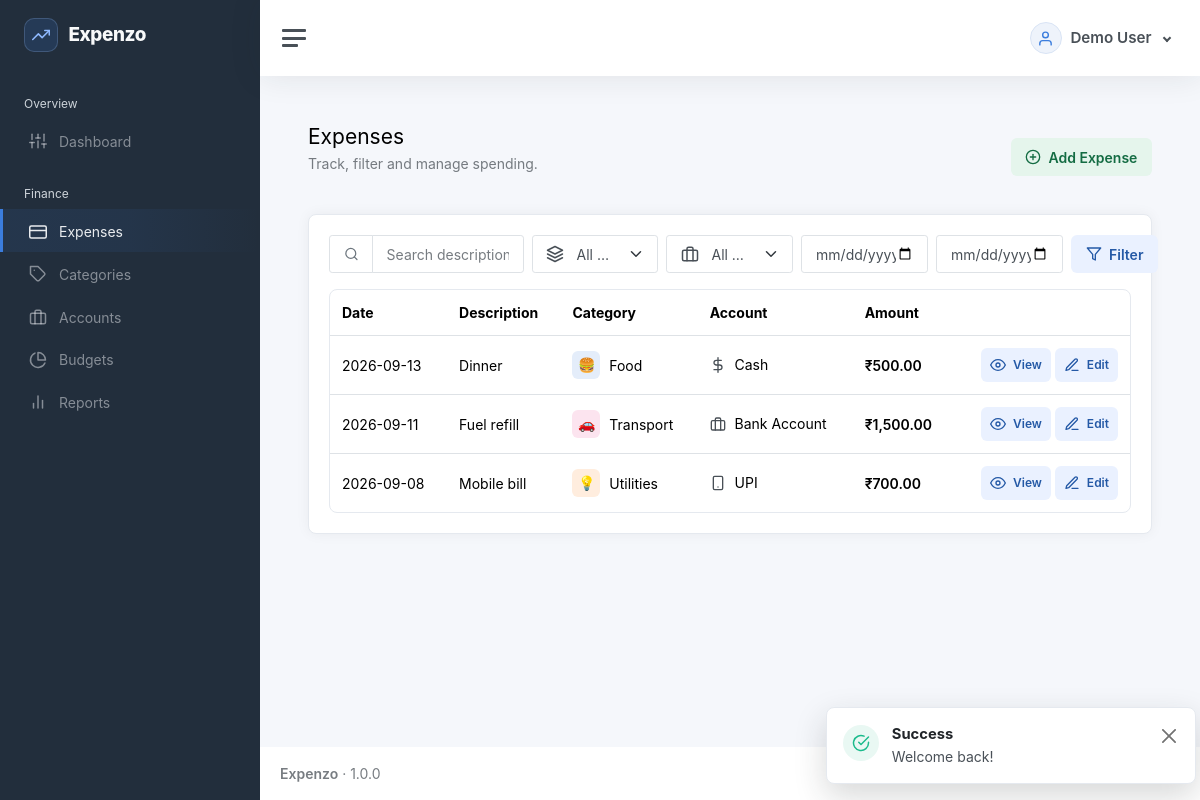
Screenshot of /expenses (signed in) with the database file from the repository.
### tables this page shows
CREATE TABLE users (
  id BIGINT UNSIGNED AUTO_INCREMENT PRIMARY KEY,
  name VARCHAR(120) NOT NULL,
  email VARCHAR(190) NOT NULL UNIQUE,
  password_hash VARCHAR(255) NOT NULL,
  status ENUM('active','inactive') NOT NULL DEFAULT 'active',
  created_at DATETIME NOT NULL DEFAULT CURRENT_TIMESTAMP,
  updated_at DATETIME NOT NULL DEFAULT CURRENT_TIMESTAMP ON UPDATE CURRENT_TIMESTAMP,
  INDEX idx_users_status(status)
);

CREATE TABLE expenses (
  id BIGINT UNSIGNED AUTO_INCREMENT PRIMARY KEY,
  user_id BIGINT UNSIGNED NOT NULL,
  amount DECIMAL(15,2) NOT NULL,
  expense_date DATE NOT NULL,
  category_id BIGINT UNSIGNED NOT NULL,
  account_id BIGINT UNSIGNED NOT NULL,
  description VARCHAR(255) NOT NULL,
  notes TEXT NULL,
  receipt_path VARCHAR(255) NULL,
  status ENUM('draft','posted','void') NOT NULL DEFAULT 'posted',
  created_at DATETIME NOT NULL DEFAULT CURRENT_TIMESTAMP,
  updated_at DATETIME NOT NULL DEFAULT CURRENT_TIMESTAMP ON UPDATE CURRENT_TIMESTAMP,
  INDEX idx_expenses_user_date(user_id, expense_date),
  INDEX idx_expenses_user_status(user_id, status),
  INDEX idx_expenses_category(category_id),
  INDEX idx_expenses_account(account_id),
  FOREIGN KEY(user_id) REFERENCES users(id) ON DELETE CASCADE,
  FOREIGN KEY(category_id) REFERENCES categories(id) ON DELETE RESTRICT,
  FOREIGN KEY(account_id) REFERENCES accounts(id) ON DELETE RESTRICT
);

CREATE TABLE categories (
  id BIGINT UNSIGNED AUTO_INCREMENT PRIMARY KEY,
  name VARCHAR(120) NOT NULL,
  description TEXT NULL,
  icon VARCHAR(80) NOT NULL DEFAULT 'tag',
  color VARCHAR(20) NOT NULL DEFAULT '#3b7ddd',
  status ENUM('active','inactive') NOT NULL DEFAULT 'active',
  owner_id BIGINT UNSIGNED NULL,
  owner_scope BIGINT UNSIGNED GENERATED ALWAYS AS (COALESCE(owner_id,0)) STORED,
  created_by BIGINT UNSIGNED NULL,
  created_at DATETIME NOT NULL DEFAULT CURRENT_TIMESTAMP,
  updated_at DATETIME NOT NULL DEFAULT CURRENT_TIMESTAMP ON UPDATE CURRENT_TIMESTAMP,
  UNIQUE KEY uq_categories_owner_name(owner_scope,name),
  INDEX idx_categories_status(status),
  INDEX idx_categories_owner_status(owner_id,status),
  FOREIGN KEY(owner_id) REFERENCES users(id) ON DELETE RESTRICT,
  FOREIGN KEY(created_by) REFERENCES users(id) ON DELETE SET NULL
);

CREATE TABLE accounts (
  id BIGINT UNSIGNED AUTO_INCREMENT PRIMARY KEY,
  user_id BIGINT UNSIGNED NOT NULL,
  name VARCHAR(120) NOT NULL,
  type VARCHAR(60) NOT NULL,
  opening_balance DECIMAL(15,2) NOT NULL DEFAULT 0,
  current_balance DECIMAL(15,2) NOT NULL DEFAULT 0,
  description TEXT NULL,
  status ENUM('active','inactive') NOT NULL DEFAULT 'active',
  created_at DATETIME NOT NULL DEFAULT CURRENT_TIMESTAMP,
  updated_at DATETIME NOT NULL DEFAULT CURRENT_TIMESTAMP ON UPDATE CURRENT_TIMESTAMP,
  UNIQUE KEY uq_accounts_user_name(user_id, name),
  INDEX idx_accounts_user_status(user_id, status),
  FOREIGN KEY(user_id) REFERENCES users(id) ON DELETE CASCADE
);

### resources/views/expenses/index.php (the view)
<div class="page-header"><div><h1 class="h3 mb-1">Expenses</h1><p class="text-muted">Track, filter and manage spending.</p></div><?php if(can('expenses.create')):?><a class="action-button action-button--success btn btn-primary" href="<?=url('expenses/create')?>"><i data-feather="plus-circle" aria-hidden="true"></i>Add Expense</a><?php endif;?></div><div class="card"><div class="card-body"><form class="row g-2 mb-3"><div class="col-md-3"><div class="input-group search-input-group"><span class="input-group-text"><i data-feather="search" aria-hidden="true"></i></span><input class="form-control" name="q" value="<?=e($f['q'])?>" placeholder="Search description"></div></div><div class="col-md-2"><select class="form-select" name="category_id"><option value="" data-icon="layers">All categories</option><?php foreach($categories as $c):?><option value="<?=$c['id']?>" data-icon="<?=e($c['display_icon'] ?? $c['icon'] ?? 'tag')?>" <?=selected($f['category_id'],$c['id'])?>><?=e($c['name'])?></option><?php endforeach;?></select></div><div class="col-md-2"><select class="form-select" name="account_id"><option value="" data-icon="briefcase">All accounts</option><?php foreach($accounts as $a):?><option value="<?=$a['id']?>" data-account-type="<?=e($a['type'] ?? '')?>" <?=selected($f['account_id'],$a['id'])?>><?=e($a['name'])?></option><?php endforeach;?></select></div><div class="col-md-2"><input type="date" class="form-control" name="from" value="<?=e($f['from'])?>"></div><div class="col-md-2"><input type="date" class="form-control" name="to" value="<?=e($f['to'])?>"></div><div class="col-md-1 d-grid"><button class="action-button action-button--primary btn btn-outline-primary"><i data-feather="filter" aria-hidden="true"></i>Filter</button></div></form><div class="table-responsive"><table class="table table-hover"><thead><tr><th>Date</th><th>Description</th><th>Category</th><th>Account</th><th>Amount</th><th></th></tr></thead><tbody><?php foreach($data['rows'] as $row):?><tr><td><?=e(display_date($row['expense_date']))?></td><td><?=e($row['description'])?></td><td><?=category_label($row['category_name'] ?? '', $row['category_icon'] ?? null, $row['category_color'] ?? null, $row['badge'] ?? null)?></td><td><?=account_type_label($row['account_type'] ?? '', $row['account_name'] ?? null)?></td><td class="fw-semibold"><?=money($row['amount'])?></td><td class="text-end"><a class="action-button action-button--primary btn btn-sm btn-outline-secondary" href="<?=url('expenses/'.$row['id'])?>"><i data-feather="eye" aria-hidden="true"></i>View</a> <?php if(can('expenses.edit') && (int)$row['user_id']===(int)auth_user()['id']):?><a class="action-button action-button--primary btn btn-sm btn-outline-primary" href="<?=url('expenses/'.$row['id'].'/edit')?>"><i data-feather="edit-3" aria-hidden="true"></i>Edit</a><?php endif;?></td></tr><?php endforeach;?><?php if(!$data['rows']):?><tr><td colspan="6" class="text-center text-muted py-5">No expenses found.</td></tr><?php endif;?></tbody></table></div><?php $total=$data['total'];$page=$data['page'];$per=$data['per']; require dirname(__DIR__).'/partials/pagination.php'; ?></div></div>

### app/Helpers/helpers.php (shortened to what the rows shown need)
<?php
function e(mixed $v):string{return htmlspecialchars((string)$v,ENT_QUOTES,'UTF-8');}
function url(string $path=''):string{$base=rtrim(str_replace('\\','/',dirname($_SERVER['SCRIPT_NAME']??'')),'/'); if($base==='/'||$base==='.')$base=''; return $base.'/'.ltrim($path,'/');}
function asset(string $path):string{
    $relative = ltrim($path, '/');
    $file = dirname(__DIR__,2).'/public/assets/'.$relative;
    return url('assets/'.$relative).(is_file($file) ? '?v='.filemtime($file) : '');
}
function auth_user():?array{return Session::get('user');}
function can(string $permission):bool{return in_array($permission,Session::get('permissions',[]),true);}
function app_setting(string $key, mixed $default = null): mixed
{
    static $settings = null;
    if ($settings === null) {
        $settings = [];
        try {
            $rows = \App\Core\Database::connection()->query('SELECT setting_key, setting_value FROM settings')->fetchAll();
            foreach ($rows as $row) $settings[$row['setting_key']] = $row['setting_value'];
        } catch (\Throwable $exception) {
            $settings = [];
        }
    }
    return $settings[$key] ?? $default;
}
function currency_code(): string
{
    $cfg = require dirname(__DIR__,2).'/config/app.php';
    return strtoupper(trim((string)app_setting('currency', $cfg['currency'] ?? 'INR')));
}
function money(float|int|string $amount):string{ $symbols=['INR'=>'₹','USD'=>'$','EUR'=>'€','GBP'=>'£']; $currency=currency_code(); return ($symbols[$currency]??$currency.' ').number_format((float)$amount,2);}
function account_type_icon(?string $type): string
{
    return match (strtolower(trim((string)$type))) {
        'cash' => 'dollar-sign',
        'bank' => 'briefcase',
        'card', 'credit card', 'debit card' => 'credit-card',
        'upi' => 'smartphone',
        'wallet' => 'pocket',
        default => 'credit-card',
    };
}
function account_type_label(?string $type, ?string $name = null): string
{
    $type = trim((string)$type);
    $label = trim((string)$name) !== '' ? trim((string)$name) : ($type !== '' ? $type : 'Account');
    return '<span class="inline-icon-text"><i data-feather="'.e(account_type_icon($type)).'" aria-hidden="true"></i>'.e($label).'</span>';
}
function category_label(?string $name, ?string $icon = null, ?string $color = null, ?string $badge = null): string
{
    $label = trim((string)$name);
    $displayIcon = trim((string)($icon ?: 'tag'));
    $displayColor = preg_match('/^#[a-fA-F0-9]{6}$/D', (string)$color) ? (string)$color : '#3b7ddd';
    $iconHtml = trim((string)$badge) !== ''
        ? '<span class="inline-category-badge-text">'.e($badge).'</span>'
        : '<i data-feather="'.e($displayIcon).'" aria-hidden="true"></i>';
    return '<span class="inline-icon-text"><span class="inline-category-icon" style="--category-color: '.e($displayColor).'">'.$iconHtml.'</span>'.e($label !== '' ? $label : 'All Categories').'</span>';
}
function landing_path():string {
    foreach (['dashboard','expenses','categories','accounts','budgets','reports','users','roles','settings'] as $module) {
        if(can($module.'.view')) return '/'.$module;
    }
    return '/dashboard';
}
function display_date(?string $value, bool $withTime = false): string
{
    static $format = null;
    if ($format === null) {
        $saved = \App\Core\Database::connection()->query("SELECT setting_value FROM settings WHERE setting_key='date_format'")->fetchColumn();
        $format = is_string($saved) && trim($saved) !== '' ? $saved : 'Y-m-d';
    }
    try {
        $date = new \DateTimeImmutable($value);
        return $date->format($format . ($withTime ? ' H:i:s' : ''));
    } catch (\Exception $exception) {
        return '—';
    }
}

### app/Core/Router.php (shortened to what the rows shown need)
<?php
final class Router { private array $routes=[];
 private function add(string $method,string $path,string $handler):void{$this->routes[] = compact('method','path','handler');}
 public function dispatch(Request $request):void{foreach($this->routes as $r){if($r['method']!==$request->method())continue;$pattern=preg_replace('#\\{([a-zA-Z_][a-zA-Z0-9_]*)\\}#','(?P<$1>[^/]+)',str_replace('/','\/',$r['path']));if(preg_match('#^'.$pattern.'$#',$request->path(),$m)){[$class,$method]=explode('@',$r['handler']);$controller=new $class();$params=[];foreach($m as $k=>$v)if(!is_int($k))$params[]=$v; $controller->$method($request,...$params);return;}} Response::status(404); View::render('errors/404',[], 'app');}
}

### resources/views/layouts/app.php (shortened to what the rows shown need)
<?php
$sidebarPath = rtrim((new \App\Core\Request())->path(), '/') ?: '/';
$navigation = [
    'Overview' => ['dashboard' => ['Dashboard', 'sliders', 'dashboard.view']],
    'Finance' => [
        'expenses' => ['Expenses', 'credit-card', 'expenses.view'],
        'categories' => ['Categories', 'tag', 'categories.view'],
        'accounts' => ['Accounts', 'briefcase', 'accounts.view'],
        'budgets' => ['Budgets', 'pie-chart', 'budgets.view'],
        'reports' => ['Reports', 'bar-chart-2', 'reports.view'],
    ],
    'Administration' => [
        'users' => ['Users', 'users', 'users.view'],
        'roles' => ['Roles & Permissions', 'shield', 'roles.view'],
        'audit-logs' => ['Audit Logs', 'activity', 'audit.view'],
        'settings' => ['Settings', 'settings', 'settings.view'],
    ],
];
$currentUser = auth_user() ?? [];
$currentUserName = $currentUser['name'] ?? 'User';
?>
<!doctype html>
<html lang="en">
<head>
    <link href="<?= asset('app.css') ?>" rel="stylesheet">
    <link href="<?= asset('crud.css') ?>" rel="stylesheet">
</head>
<body>
    <div class="wrapper">
        <nav id="sidebar" class="sidebar js-sidebar">
            <div class="sidebar-content js-simplebar">
                <a class="sidebar-brand app-sidebar-brand" href="<?= e(url(landing_path())) ?>"><span class="sidebar-brand-mark"><i data-feather="trending-up" aria-hidden="true"></i></span><span class="align-middle brand-mini"><?= e(APP_NAME) ?></span></a>
                <ul class="sidebar-nav">
                    <?php foreach ($navigation as $group => $items):
                        $visible = array_filter($items, static fn(array $item): bool => can($item[2]));
                        if (!$visible)
                            continue;
                        ?>
                        <li class="sidebar-header"><?= e($group) ?></li>
                        <?php foreach ($visible as $section => [$label, $icon, $permission]):
                            $active = $sidebarPath === '/' . $section || str_starts_with($sidebarPath, '/' . $section . '/') || ($section === 'dashboard' && $sidebarPath === '/');
                            ?>
                            <li class="sidebar-item <?= $active ? 'active' : '' ?>"><a class="sidebar-link"
                                    href="<?= e(url($section)) ?>"><i class="align-middle" data-feather="<?= e($icon) ?>"></i><span
                                        class="align-middle"><?= e($label) ?></span></a></li>
                        <?php endforeach; endforeach; ?>
                </ul>
            </div>
        </nav>
        <div class="main">
            <nav class="navbar navbar-expand navbar-light navbar-bg">
                <a class="sidebar-toggle js-sidebar-toggle" role="button" tabindex="0" aria-label="Toggle navigation"><i
                        class="hamburger align-self-center"></i></a>
                <div class="navbar-collapse collapse">
                    <ul class="navbar-nav navbar-align">
                        <li class="nav-item dropdown">
                            <a class="nav-link user-menu-toggle dropdown-toggle" href="#" data-bs-toggle="dropdown"
                                aria-expanded="false">
                                <span class="user-menu-avatar"><i data-feather="user"></i></span>
                                <span class="user-menu-name"><?= e($currentUserName) ?></span>
                            </a>
                        </li>
                    </ul>
                </div>
            </nav>
            <main class="content">
                <div class="container-fluid p-0">
                    <?= $content ?>
                </div>
            </main>
            <footer class="footer">
                <div class="container-fluid">
                    <div class="row text-muted">
                        <div class="col-6 text-start">
                            <p class="mb-0"><strong><?= e(APP_NAME) ?></strong> &middot; <?= APP_VERSION ?></p>
                        </div>
                        <div class="col-6 text-end">All Rights Reserved &copy; <?= date('Y') ?></div>
                    </div>
                </div>
            </footer>
        </div>
    </div>
    <?php require dirname(__DIR__).'/partials/toasts.php'; ?>
</body>
</html>

### rows the page displays
users: name "Demo User"
expenses: expense_date "2026-09-13", description "Dinner", badge "🍔", category.name "Food", account.name "Cash", amount "₹500.00"
expenses: expense_date "2026-09-11", description "Fuel refill", badge "🚗", category.name "Transport", account.name "Bank Account", amount "₹1,500.00"
expenses: expense_date "2026-09-08", description "Mobile bill", badge "💡", category.name "Utilities", account.name "UPI", amount "₹700.00"

### other values shown
$group "Overview"
$label "Dashboard"
$group "Finance"
$label "Expenses"
$label "Categories"
$label "Accounts"
$label "Budgets"
$label "Reports"
$toast['label'] "Success"
$toast['message'] "Welcome back!"
